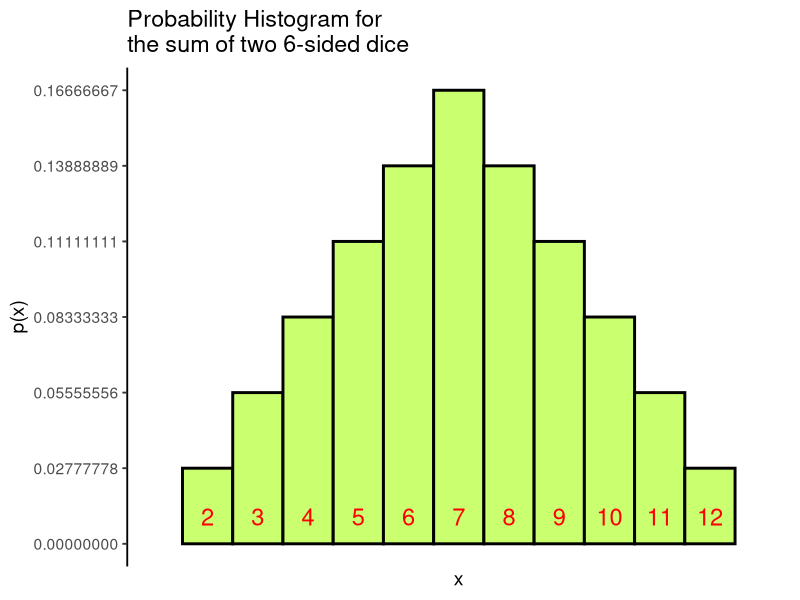

Reproduce this figure in R.
###########################################################
require(ggplot2)
pdata=data.frame(outcomes=c(1,2,3,4,5,6,7,8,9,10,11),probs=c(1/36,2/36,3/36,4/36,5/36,6/36,5/36,4/36,3/36,2/36,1/36),lbs=c(2,3,4,5,6,7,8,9,10,11,12))
pdata

ggplot(pdata, aes(x=outcomes)) + 
  geom_col(aes(y=probs),color='black',fill='darkolivegreen1',width=1,size=1)+
  scale_x_continuous(name = 'x',breaks = NULL,limits = c(0, 12)) +
  scale_y_continuous(name = 'p(x)', breaks=seq(0,1/6,1/36))+
  geom_text(
    aes(y=0.01,label = lbs),
    colour = "red", size = 6)+
  labs(title = 'Probability Histogram for \nthe sum of two 6-sided dice')+
  theme_classic(base_size = 14)

###############################################################
